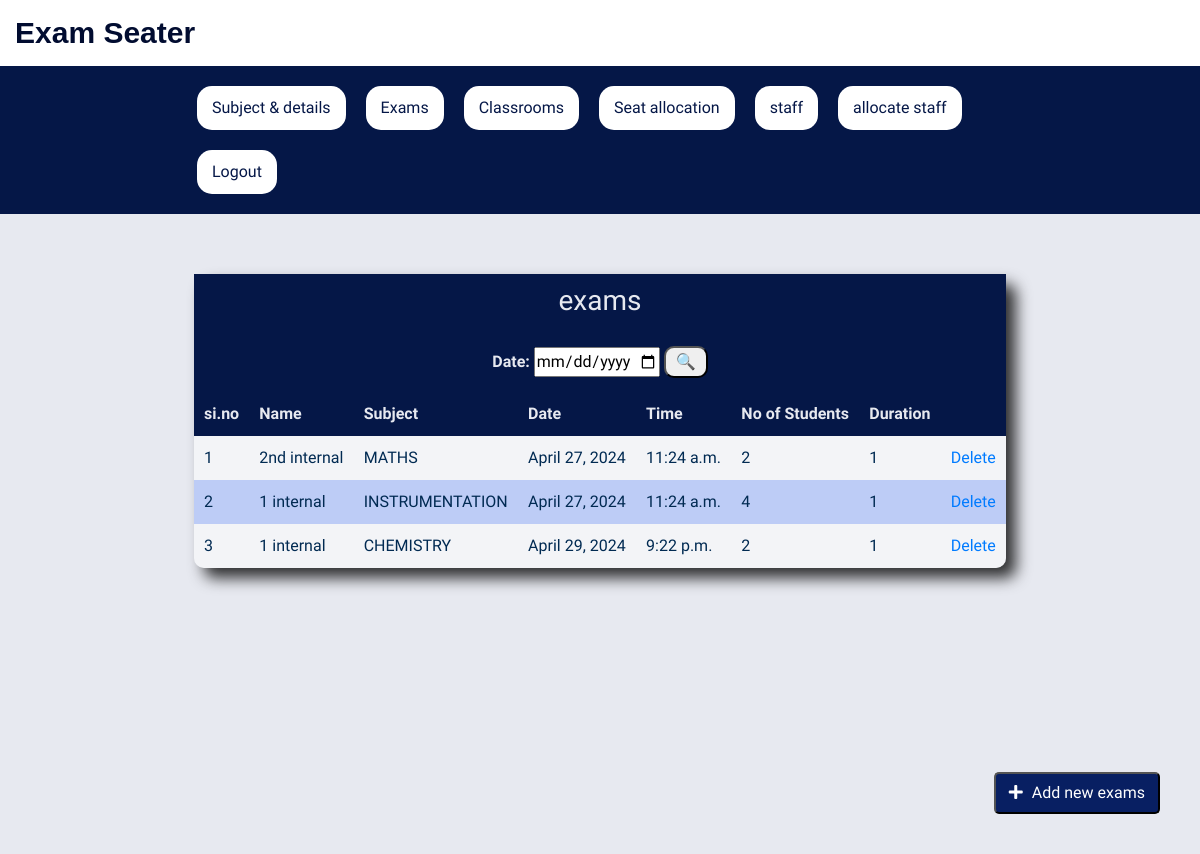
/examcontroller/viewexam/, run on the app's committed database.
### examcontroller/models.py (models this page shows, shortened)
class ExamDetails(models.Model):
    exam_name = models.CharField(max_length=100, null=True, blank=True)
    exam_subject=models.ForeignKey(Subject,on_delete=models.CASCADE,null=True,blank=True)
    exam_date = models.DateField(null=True, blank=True)
    exam_time = models.TimeField(null=True, blank=True)
    no_of_students = models.CharField(max_length=100,null=True,blank=True)
    duration_hours = models.PositiveSmallIntegerField(default=1)  # Duration of the exam in hours
    is_active = models.BooleanField(max_length=20, null=False, default=True)
    created_at = models.DateTimeField(auto_now_add=True, null=True, blank=True)
    updated_at = models.DateTimeField(auto_now=True, null=True, blank=True)

class Subject(models.Model):
    branch = models.ForeignKey(Branch,on_delete=models.CASCADE,null=True, blank=True)
    semester = models.ForeignKey(Semester,on_delete=models.CASCADE,null=True,blank=True)
    subjectname = models.CharField(max_length=100, null=True, blank=True)
    subjectcode = models.CharField(max_length=100, null=True, blank=True, unique=True)
    autogeneratesubjectcode = models.CharField(max_length=100, null=True, blank=True)
    is_active = models.BooleanField(max_length=20, null=False, default=True)
    created_at = models.DateTimeField(auto_now_add=True, null=True, blank=True)
    updated_at = models.DateTimeField(auto_now=True, null=True, blank=True)

### examcontroller/views.py (the view, shortened to what this page needs)
# urls.py: path('viewexam/',View_exam.as_view()),
class View_exam(View):
    def get(self,request):
        exam_instances=ExamDetails.objects.all()
        return render(request, 'exam.html',{'exam_instances':exam_instances})

### templates/exam.html (shortened to what this page needs)
{% extends 'base.html' %}
{% block content %}
        <table class="assign-table">
                <button class="add-student-btn"><a href="/examcontroller/addexam" class="btn"><i class="fas fa-plus"></i> Add new exams</a></button>
                <thead>
                   <tr>
                      <th colspan="8" style="text-align: center;" class="th"><h3>exams</h3></th>
                   </tr>
                   <tr>
                     <th colspan="8"  style="text-align: center;" class="th">
                      <form action="/examcontroller/viewexam/" method="post">
                            <label for="department">Date:</label>
                            <input type="date" name="exam_date" id=""min="2020-01-01" max="2099-12-31">
                             <input type="submit" value="&#128269;" style="padding: 2px 10px; border-radius: 10px;">
                      </form>
                     </th>
                   </tr>
                    <tr>
                        <th>si.no</th>
                        <th>Name</th>
                        <th>Subject</th>
                        <th>Date</th>
                        <th>Time</th>
                        <th>No of Students</th>
                        <th>Duration</th>
                        <th></th>
                    </tr>
                </thead>
                <tbody>
                    <tr>
                        {% for exam_instance in exam_instances %}
                        <td>{{forloop.counter}}</td>
                        <td>{{ exam_instance.exam_name}}</td>
                        <td>{{ exam_instance.exam_subject.subjectname}}</td>
                        <td>{{ exam_instance.exam_date}}</td>
                        <td>{{ exam_instance.exam_time}}</td>
                        <td>{{ exam_instance.no_of_students}}</td>
                        <td>{{ exam_instance.duration_hours}}</td>
                        <td><a href="/examcontroller/deleteexam/{{exam_instance.id}}">Delete</a></td>
                    </tr>
                {% endfor %}
                </tbody>
            </table>
       </div>
    </div>
{% endblock %}

### static/style.css (style rules this page uses)
:root { --color1: #051747; --color2: #535f80; --color3: #081f62; --color4: #e7e9f0; }
* { margin: 0; padding: 0; box-sizing: border-box; font-family: 'Cute Font', sans-serif; font-family: 'Exo 2', sans-serif; }
.add-student-btn { background-color: var(--color3); border-radius: 5px; cursor: pointer; position: fixed; bottom: 40px; right: 40px; }
.add-student-btn .btn { color: #fff; }
.add-student-btn i { margin-right: 5px; }
table { width: 100%; border-collapse: collapse; box-shadow: 0 0 20px rgba(0, 0, 0, 0.1); background-color: rgba(255,255,255,0.5); color: var(--color4); }
th { color: var(--color4); background-color: var(--color1); }
th, td { padding: 10px; text-align: left; }
td { color: #012a52; }
thead { background-color:var(--color1); color: #fff; }

### static/styles.css (style rules this page uses)
.assign-table { width: 100%; max-width: 70%; margin: auto; margin-top: 40px; border-radius: 10px; color: #323131; box-shadow: 10px 10px 15px rgba(0, 0, 0, 0.8) }
.assign-table .th { padding-left: 10px; }

### data on the page
ExamDetails: exam_name "2nd internal", exam_subject.subjectname "MATHS", exam_date "April 27, 2024", exam_time "11:24 a.m.", no_of_students "2", duration_hours "1"
ExamDetails: exam_name "1 internal", exam_subject.subjectname "INSTRUMENTATION", exam_date "April 27, 2024", exam_time "11:24 a.m.", no_of_students "4", duration_hours "1"
ExamDetails: exam_name "1 internal", exam_subject.subjectname "CHEMISTRY", exam_date "April 29, 2024", exam_time "9:22 p.m.", no_of_students "2", duration_hours "1"
